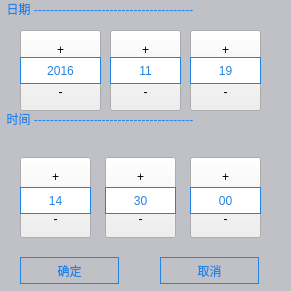
<?xml version="1.0" encoding="UTF-8"?>
<ui version="4.0">
 <class>timeSet</class>
 <widget class="QWidget" name="timeSet">
  <property name="geometry">
   <rect>
    <x>0</x>
    <y>0</y>
    <width>291</width>
    <height>291</height>
   </rect>
  </property>
  <property name="windowTitle">
   <string>Form</string>
  </property>
  <widget class="QLabel" name="label">
   <property name="geometry">
    <rect>
     <x>0</x>
     <y>0</y>
     <width>291</width>
     <height>291</height>
    </rect>
   </property>
   <property name="styleSheet">
    <string notr="true">#label {
   color: rgb(33, 131, 229);
	background-color: rgb(192, 193, 198);
}
#label  *{
	background-color: rgb();
}</string>
   </property>
   <property name="text">
    <string>&lt;html&gt;&lt;head/&gt;&lt;body&gt;&lt;p&gt;&amp;nbsp;&amp;nbsp;日期 ----------------------------------------&lt;/p&gt;&lt;p&gt;&lt;br/&gt;&lt;/p&gt;&lt;p&gt;&lt;br/&gt;&lt;/p&gt;&lt;p&gt; &amp;nbsp;&amp;nbsp;时间  ----------------------------------------&lt;br/&gt;&lt;/p&gt;&lt;/body&gt;&lt;/html&gt;</string>
   </property>
   <property name="alignment">
    <set>Qt::AlignLeading|Qt::AlignLeft|Qt::AlignTop</set>
   </property>
  </widget>
  <widget class="mypushbutton" name="pushButton_6">
   <property name="geometry">
    <rect>
     <x>190</x>
     <y>157</y>
     <width>71</width>
     <height>81</height>
    </rect>
   </property>
   <property name="text">
    <string>+


-</string>
   </property>
  </widget>
  <widget class="mypushbutton" name="pushButton_4">
   <property name="geometry">
    <rect>
     <x>20</x>
     <y>157</y>
     <width>71</width>
     <height>81</height>
    </rect>
   </property>
   <property name="text">
    <string>+


-</string>
   </property>
  </widget>
  <widget class="mypushbutton" name="pushButton_7">
   <property name="geometry">
    <rect>
     <x>20</x>
     <y>257</y>
     <width>99</width>
     <height>27</height>
    </rect>
   </property>
   <property name="styleSheet">
    <string notr="true">color: rgb(33, 131, 229);
border-color: rgb(33, 131, 229);
border-width: 1px;
border-style: solid;</string>
   </property>
   <property name="text">
    <string>确定</string>
   </property>
  </widget>
  <widget class="mypushbutton" name="pushButton_2">
   <property name="geometry">
    <rect>
     <x>110</x>
     <y>30</y>
     <width>71</width>
     <height>81</height>
    </rect>
   </property>
   <property name="text">
    <string>+


-</string>
   </property>
  </widget>
  <widget class="mypushbutton" name="pushButton_3">
   <property name="geometry">
    <rect>
     <x>190</x>
     <y>30</y>
     <width>71</width>
     <height>81</height>
    </rect>
   </property>
   <property name="text">
    <string>+


-</string>
   </property>
  </widget>
  <widget class="mypushbutton" name="pushButton_5">
   <property name="geometry">
    <rect>
     <x>105</x>
     <y>157</y>
     <width>71</width>
     <height>81</height>
    </rect>
   </property>
   <property name="text">
    <string>+


-</string>
   </property>
  </widget>
  <widget class="mypushbutton" name="pushButton_8">
   <property name="geometry">
    <rect>
     <x>160</x>
     <y>257</y>
     <width>99</width>
     <height>27</height>
    </rect>
   </property>
   <property name="styleSheet">
    <string notr="true">color: rgb(33, 131, 229);
border-color: rgb(33, 131, 229);
border-width: 1px;
border-style: solid;</string>
   </property>
   <property name="text">
    <string>取消</string>
   </property>
  </widget>
  <widget class="mypushbutton" name="pushButton_1">
   <property name="geometry">
    <rect>
     <x>20</x>
     <y>30</y>
     <width>81</width>
     <height>81</height>
    </rect>
   </property>
   <property name="text">
    <string>+


-</string>
   </property>
  </widget>
  <widget class="QLabel" name="label_2">
   <property name="geometry">
    <rect>
     <x>20</x>
     <y>57</y>
     <width>81</width>
     <height>27</height>
    </rect>
   </property>
   <property name="styleSheet">
    <string notr="true">color: rgb(33, 131, 229);
background-color: rgb(255, 255, 255);
border-color: rgb(33, 131, 229);
border-width: 1px;
border-style: solid;</string>
   </property>
   <property name="text">
    <string>2016</string>
   </property>
   <property name="alignment">
    <set>Qt::AlignCenter</set>
   </property>
  </widget>
  <widget class="QLabel" name="label_3">
   <property name="geometry">
    <rect>
     <x>110</x>
     <y>57</y>
     <width>71</width>
     <height>27</height>
    </rect>
   </property>
   <property name="styleSheet">
    <string notr="true">color: rgb(33, 131, 229);
background-color: rgb(255, 255, 255);
border-color: rgb(33, 131, 229);
border-width: 1px;
border-style: solid;</string>
   </property>
   <property name="text">
    <string>11</string>
   </property>
   <property name="alignment">
    <set>Qt::AlignCenter</set>
   </property>
  </widget>
  <widget class="QLabel" name="label_4">
   <property name="geometry">
    <rect>
     <x>190</x>
     <y>57</y>
     <width>71</width>
     <height>27</height>
    </rect>
   </property>
   <property name="styleSheet">
    <string notr="true">color: rgb(33, 131, 229);
background-color: rgb(255, 255, 255);
border-color: rgb(33, 131, 229);
border-width: 1px;
border-style: solid;</string>
   </property>
   <property name="text">
    <string>19</string>
   </property>
   <property name="alignment">
    <set>Qt::AlignCenter</set>
   </property>
  </widget>
  <widget class="QLabel" name="label_5">
   <property name="geometry">
    <rect>
     <x>20</x>
     <y>187</y>
     <width>71</width>
     <height>27</height>
    </rect>
   </property>
   <property name="styleSheet">
    <string notr="true">color: rgb(33, 131, 229);
background-color: rgb(255, 255, 255);
border-color: rgb(33, 131, 229);
border-width: 1px;
border-style: solid;</string>
   </property>
   <property name="text">
    <string>14</string>
   </property>
   <property name="alignment">
    <set>Qt::AlignCenter</set>
   </property>
  </widget>
  <widget class="QLabel" name="label_6">
   <property name="geometry">
    <rect>
     <x>105</x>
     <y>187</y>
     <width>71</width>
     <height>27</height>
    </rect>
   </property>
   <property name="styleSheet">
    <string notr="true">color: rgb(33, 131, 229);
background-color: rgb(255, 255, 255);
border-color: rgb(33, 131, 229);
border-width: 1px;
border-style: solid;</string>
   </property>
   <property name="text">
    <string>30</string>
   </property>
   <property name="alignment">
    <set>Qt::AlignCenter</set>
   </property>
  </widget>
  <widget class="QLabel" name="label_7">
   <property name="geometry">
    <rect>
     <x>190</x>
     <y>187</y>
     <width>71</width>
     <height>27</height>
    </rect>
   </property>
   <property name="styleSheet">
    <string notr="true">color: rgb(33, 131, 229);
background-color: rgb(255, 255, 255);
border-color: rgb(33, 131, 229);
border-width: 1px;
border-style: solid;</string>
   </property>
   <property name="text">
    <string>00</string>
   </property>
   <property name="alignment">
    <set>Qt::AlignCenter</set>
   </property>
  </widget>
 </widget>
 <customwidgets>
  <customwidget>
   <class>mypushbutton</class>
   <extends>QPushButton</extends>
   <header location="global">mypushbutton.h</header>
  </customwidget>
 </customwidgets>
 <resources/>
 <connections/>
</ui>
